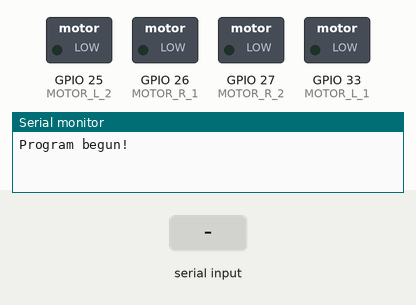
Simulated run of this sketch. Board: ESP32. On the bench: switched loads named in the sketch (green lamp = pin HIGH), the last lines printed to the serial monitor. The test bench sets the inputs (shaded band). Nothing arrives over Bluetooth unless stated.

Above: at 1.2 s.
1.3 s: "F" received over the second serial link
At 1.8 s:
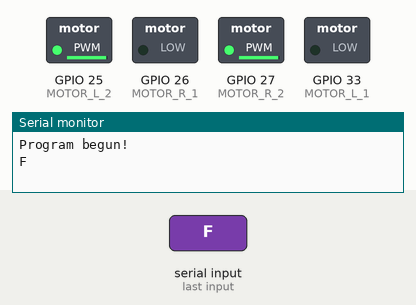
2.8 s: "G" received over the second serial link
At 4.0 s:
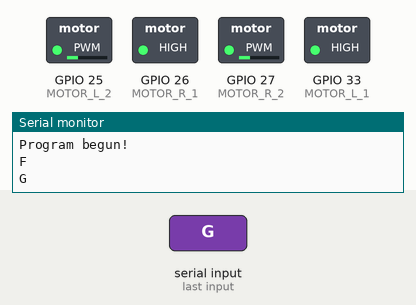
4.3 s: "Q" received over the second serial link
At 5.3 s:
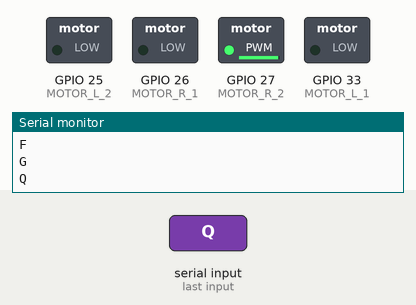
5.8 s: "E" received over the second serial link
At 6.5 s:
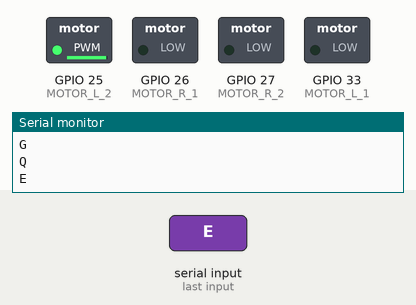
7.3 s: "L" received over the second serial link
At 7.6 s:
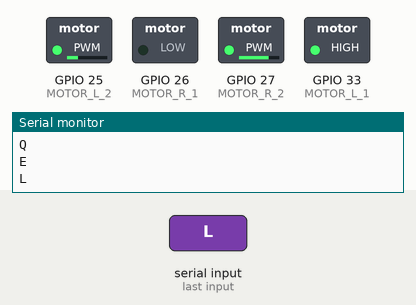
8.8 s: "R" received over the second serial link
At 9.9 s:
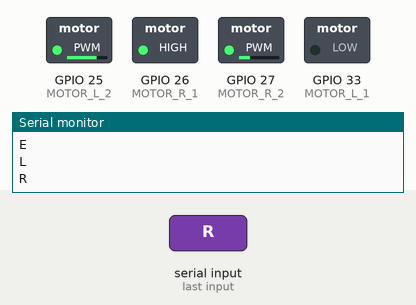
Timing chart, 0 to 11.3 s (numbered marks = the images above; inputs shaded):
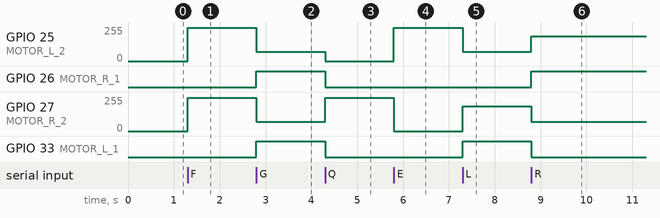

Measured:
- after the input at 1.3 s, GPIO 25 (MOTOR_L_2), GPIO 27 (MOTOR_R_2): 0/255 → 250/255 at once
- after the input at 2.8 s, GPIO 25 (MOTOR_L_2), GPIO 27 (MOTOR_R_2): 250/255 → 68/255 at once; GPIO 26 (MOTOR_R_1), GPIO 33 (MOTOR_L_1): LOW → HIGH at once
- after the input at 4.3 s, GPIO 25 (MOTOR_L_2): 68/255 → 0/255 at once; GPIO 26 (MOTOR_R_1), GPIO 33 (MOTOR_L_1): HIGH → LOW at once; GPIO 27 (MOTOR_R_2): 68/255 → 250/255 at once
- after the input at 5.8 s, GPIO 25 (MOTOR_L_2): 0/255 → 250/255 at once; GPIO 27 (MOTOR_R_2): 250/255 → 0/255 at once
- after the input at 7.3 s, GPIO 25 (MOTOR_L_2): 250/255 → 68/255 at once; GPIO 27 (MOTOR_R_2): 0/255 → 187/255 at once; GPIO 33 (MOTOR_L_1): LOW → HIGH at once
- after the input at 8.8 s, GPIO 25 (MOTOR_L_2): 68/255 → 187/255 at once; GPIO 26 (MOTOR_R_1): LOW → HIGH at once; GPIO 27 (MOTOR_R_2): 187/255 → 68/255 at once; GPIO 33 (MOTOR_L_1): HIGH → LOW at once

The sketch:

control-car-esp8266.ino
```cpp
#include "BluetoothSerial.h"
#if !defined(CONFIG_BT_ENABLED) || !defined(CONFIG_BLUEDROID_ENABLED)
#error Bluetooth is not enabled! Please run `make menuconfig` to and enable it
#endif
BluetoothSerial SerialBT;
#define MOTOR_L_1 33
#define MOTOR_L_2 25
#define MOTOR_R_1 26
#define MOTOR_R_2 27

void setup() {
  Serial.begin(115200);
  Serial.setDebugOutput(true);
  Serial.println();
  Serial.println("Program begun!");
  SerialBT.begin("CampusCarMP1");  //Bluetooth device name

  pinMode(MOTOR_L_1, OUTPUT);
  pinMode(MOTOR_L_2, OUTPUT);
  pinMode(MOTOR_R_1, OUTPUT);
  pinMode(MOTOR_R_2, OUTPUT);
  Serial.begin(115200);

}
// R-HIGH
int maxspeed = 250;
char code;

void loop() {

  if (SerialBT.available()) {
    code = SerialBT.read(); // read from serial or bluetooth
    Serial.println(code);

    if (code == 'F') {  // di thang
      forward();
    } else if (code == 'S') {
      stop();
    } else if (code == 'G') {
      backward();
    } else if (code == 'Q') {
      forwardLeft();
    } else if (code == 'E') {
      forwardRight();
    } else if (code == 'L') {
      left();
    } else if (code == 'R') {
      right();
    } else if (code == 'Z') {
      backwardLeft();
    } else if (code == 'C') {
      backwardRight();
    }
  }
}

// ###################################################### CONTROL MOTOR CAR ==============================================
void stop() {
  motor_l_tien(0);
  motor_r_tien(0);
}

void forward() {
  motor_l_tien(maxspeed);
  motor_r_tien(maxspeed);
}

void forwardLeft() {
  motor_l_tien(0);
  motor_r_tien(maxspeed);
}

void forwardRight() {
  motor_l_tien(maxspeed);
  motor_r_tien(0);
}

void backward() {
  motor_r_lui(maxspeed*3/4);
  motor_l_lui(maxspeed*3/4);
}

void backwardLeft() {
  motor_l_lui(maxspeed);
  motor_r_tien(0);
}

void backwardRight() {
  motor_l_tien(0);
  motor_r_lui(maxspeed);
}

void left() {
  motor_l_lui(maxspeed*3/4);
  motor_r_tien(maxspeed*3/4);
}
void right() {
  motor_r_lui(maxspeed*3/4);
  motor_l_tien(maxspeed*3/4);
}

void motor_l_tien(int speed){
  digitalWrite(MOTOR_L_1, LOW);
  analogWrite(MOTOR_L_2, constrain(speed, 0, 255));
}
void motor_l_lui(int speed){
  digitalWrite(MOTOR_L_1, HIGH);
  analogWrite(MOTOR_L_2, constrain(255 - speed, 0, 255));
}
void motor_r_tien(int speed){
  digitalWrite(MOTOR_R_1, LOW);
  analogWrite(MOTOR_R_2, constrain(speed, 0, 255));
}
void motor_r_lui(int speed){
  digitalWrite(MOTOR_R_1, HIGH);
  analogWrite(MOTOR_R_2, constrain(255-speed, 0, 255));
}
```
